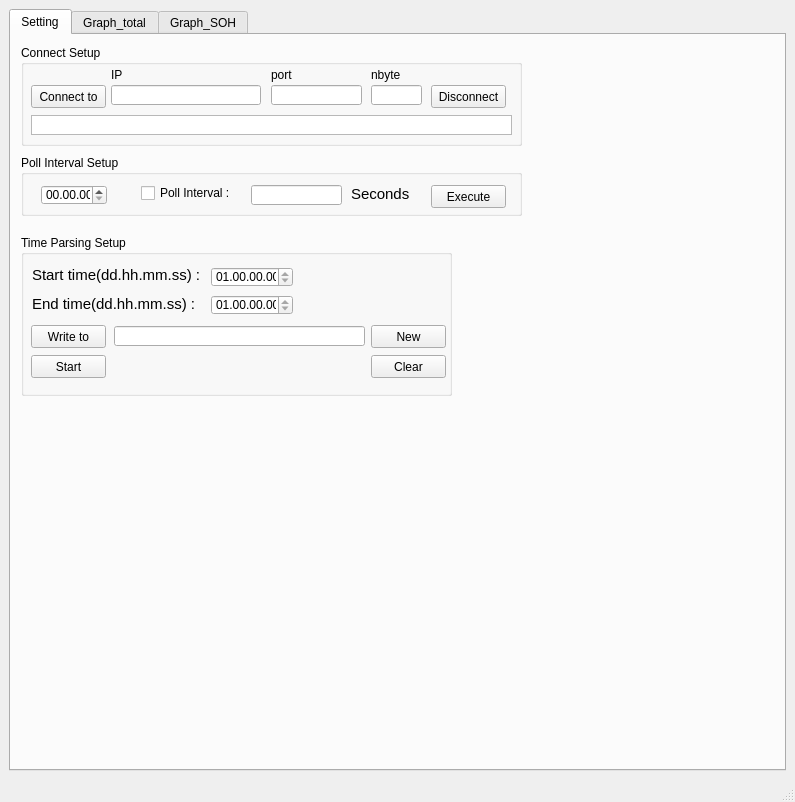
<?xml version="1.0" encoding="UTF-8"?>
<ui version="4.0">
 <class>MainWindow</class>
 <widget class="QMainWindow" name="MainWindow">
  <property name="geometry">
   <rect>
    <x>0</x>
    <y>0</y>
    <width>795</width>
    <height>802</height>
   </rect>
  </property>
  <property name="sizePolicy">
   <sizepolicy hsizetype="Expanding" vsizetype="Expanding">
    <horstretch>0</horstretch>
    <verstretch>0</verstretch>
   </sizepolicy>
  </property>
  <property name="maximumSize">
   <size>
    <width>1480</width>
    <height>919</height>
   </size>
  </property>
  <property name="windowTitle">
   <string>MainWindow</string>
  </property>
  <widget class="QWidget" name="centralwidget">
   <layout class="QGridLayout" name="gridLayout">
    <item row="0" column="0">
     <widget class="QTabWidget" name="tabWidget">
      <property name="currentIndex">
       <number>0</number>
      </property>
      <widget class="QWidget" name="tab">
       <attribute name="title">
        <string>Setting</string>
       </attribute>
       <widget class="QGroupBox" name="groupBox">
        <property name="geometry">
         <rect>
          <x>10</x>
          <y>10</y>
          <width>501</width>
          <height>101</height>
         </rect>
        </property>
        <property name="sizePolicy">
         <sizepolicy hsizetype="Fixed" vsizetype="Fixed">
          <horstretch>0</horstretch>
          <verstretch>0</verstretch>
         </sizepolicy>
        </property>
        <property name="title">
         <string>Connect Setup</string>
        </property>
        <widget class="QPushButton" name="pushButton">
         <property name="geometry">
          <rect>
           <x>10</x>
           <y>40</y>
           <width>75</width>
           <height>23</height>
          </rect>
         </property>
         <property name="sizePolicy">
          <sizepolicy hsizetype="Fixed" vsizetype="Fixed">
           <horstretch>0</horstretch>
           <verstretch>0</verstretch>
          </sizepolicy>
         </property>
         <property name="text">
          <string>Connect to</string>
         </property>
        </widget>
        <widget class="QLineEdit" name="lineEdit">
         <property name="geometry">
          <rect>
           <x>90</x>
           <y>40</y>
           <width>150</width>
           <height>20</height>
          </rect>
         </property>
         <property name="sizePolicy">
          <sizepolicy hsizetype="Fixed" vsizetype="Fixed">
           <horstretch>0</horstretch>
           <verstretch>0</verstretch>
          </sizepolicy>
         </property>
        </widget>
        <widget class="QLabel" name="label">
         <property name="geometry">
          <rect>
           <x>90</x>
           <y>20</y>
           <width>21</width>
           <height>20</height>
          </rect>
         </property>
         <property name="text">
          <string>&lt;html&gt;&lt;head/&gt;&lt;body&gt;&lt;p&gt;IP&lt;/p&gt;&lt;/body&gt;&lt;/html&gt;</string>
         </property>
        </widget>
        <widget class="QLineEdit" name="lineEdit_2">
         <property name="geometry">
          <rect>
           <x>250</x>
           <y>40</y>
           <width>91</width>
           <height>20</height>
          </rect>
         </property>
         <property name="sizePolicy">
          <sizepolicy hsizetype="Fixed" vsizetype="Fixed">
           <horstretch>0</horstretch>
           <verstretch>0</verstretch>
          </sizepolicy>
         </property>
        </widget>
        <widget class="QLabel" name="label_3">
         <property name="geometry">
          <rect>
           <x>250</x>
           <y>20</y>
           <width>31</width>
           <height>20</height>
          </rect>
         </property>
         <property name="text">
          <string>&lt;html&gt;&lt;head/&gt;&lt;body&gt;&lt;p&gt;port&lt;/p&gt;&lt;/body&gt;&lt;/html&gt;</string>
         </property>
        </widget>
        <widget class="QLineEdit" name="lineEdit_3">
         <property name="geometry">
          <rect>
           <x>350</x>
           <y>40</y>
           <width>51</width>
           <height>20</height>
          </rect>
         </property>
         <property name="sizePolicy">
          <sizepolicy hsizetype="Fixed" vsizetype="Fixed">
           <horstretch>0</horstretch>
           <verstretch>0</verstretch>
          </sizepolicy>
         </property>
        </widget>
        <widget class="QPushButton" name="pushButton_2">
         <property name="geometry">
          <rect>
           <x>410</x>
           <y>40</y>
           <width>75</width>
           <height>23</height>
          </rect>
         </property>
         <property name="sizePolicy">
          <sizepolicy hsizetype="Fixed" vsizetype="Fixed">
           <horstretch>0</horstretch>
           <verstretch>0</verstretch>
          </sizepolicy>
         </property>
         <property name="text">
          <string>Disconnect</string>
         </property>
        </widget>
        <widget class="QListView" name="listView">
         <property name="geometry">
          <rect>
           <x>10</x>
           <y>70</y>
           <width>481</width>
           <height>20</height>
          </rect>
         </property>
         <property name="sizePolicy">
          <sizepolicy hsizetype="Fixed" vsizetype="Fixed">
           <horstretch>0</horstretch>
           <verstretch>0</verstretch>
          </sizepolicy>
         </property>
        </widget>
        <widget class="QLabel" name="label_8">
         <property name="geometry">
          <rect>
           <x>350</x>
           <y>20</y>
           <width>31</width>
           <height>20</height>
          </rect>
         </property>
         <property name="text">
          <string>&lt;html&gt;&lt;head/&gt;&lt;body&gt;&lt;p&gt;nbyte&lt;/p&gt;&lt;/body&gt;&lt;/html&gt;</string>
         </property>
        </widget>
       </widget>
       <widget class="QGroupBox" name="groupBox_3">
        <property name="geometry">
         <rect>
          <x>10</x>
          <y>200</y>
          <width>431</width>
          <height>161</height>
         </rect>
        </property>
        <property name="sizePolicy">
         <sizepolicy hsizetype="Fixed" vsizetype="Fixed">
          <horstretch>0</horstretch>
          <verstretch>0</verstretch>
         </sizepolicy>
        </property>
        <property name="title">
         <string>Time Parsing Setup</string>
        </property>
        <widget class="QTimeEdit" name="timeEdit_2">
         <property name="geometry">
          <rect>
           <x>190</x>
           <y>60</y>
           <width>82</width>
           <height>20</height>
          </rect>
         </property>
         <property name="sizePolicy">
          <sizepolicy hsizetype="Fixed" vsizetype="Fixed">
           <horstretch>0</horstretch>
           <verstretch>0</verstretch>
          </sizepolicy>
         </property>
         <property name="displayFormat">
          <string>dd.hh.mm.ss</string>
         </property>
        </widget>
        <widget class="QLabel" name="label_4">
         <property name="geometry">
          <rect>
           <x>11</x>
           <y>31</y>
           <width>173</width>
           <height>17</height>
          </rect>
         </property>
         <property name="sizePolicy">
          <sizepolicy hsizetype="Fixed" vsizetype="Fixed">
           <horstretch>0</horstretch>
           <verstretch>0</verstretch>
          </sizepolicy>
         </property>
         <property name="text">
          <string>&lt;html&gt;&lt;head/&gt;&lt;body&gt;&lt;p&gt;&lt;span style=&quot; font-size:11pt;&quot;&gt;Start time(dd.hh.mm.ss) : &lt;/span&gt;&lt;/p&gt;&lt;/body&gt;&lt;/html&gt;</string>
         </property>
         <property name="textFormat">
          <enum>Qt::RichText</enum>
         </property>
         <property name="scaledContents">
          <bool>true</bool>
         </property>
        </widget>
        <widget class="QTimeEdit" name="timeEdit">
         <property name="geometry">
          <rect>
           <x>190</x>
           <y>32</y>
           <width>82</width>
           <height>20</height>
          </rect>
         </property>
         <property name="sizePolicy">
          <sizepolicy hsizetype="Fixed" vsizetype="Fixed">
           <horstretch>0</horstretch>
           <verstretch>0</verstretch>
          </sizepolicy>
         </property>
         <property name="displayFormat">
          <string>dd.hh.mm.ss</string>
         </property>
        </widget>
        <widget class="QLabel" name="label_5">
         <property name="geometry">
          <rect>
           <x>11</x>
           <y>60</y>
           <width>163</width>
           <height>17</height>
          </rect>
         </property>
         <property name="sizePolicy">
          <sizepolicy hsizetype="Fixed" vsizetype="Fixed">
           <horstretch>0</horstretch>
           <verstretch>0</verstretch>
          </sizepolicy>
         </property>
         <property name="text">
          <string>&lt;html&gt;&lt;head/&gt;&lt;body&gt;&lt;p&gt;&lt;span style=&quot; font-size:11pt;&quot;&gt;End time(dd.hh.mm.ss) :&lt;/span&gt;&lt;/p&gt;&lt;/body&gt;&lt;/html&gt;</string>
         </property>
         <property name="textFormat">
          <enum>Qt::RichText</enum>
         </property>
         <property name="scaledContents">
          <bool>true</bool>
         </property>
        </widget>
        <widget class="QPushButton" name="pushButton_4">
         <property name="geometry">
          <rect>
           <x>350</x>
           <y>90</y>
           <width>75</width>
           <height>23</height>
          </rect>
         </property>
         <property name="sizePolicy">
          <sizepolicy hsizetype="Fixed" vsizetype="Fixed">
           <horstretch>0</horstretch>
           <verstretch>0</verstretch>
          </sizepolicy>
         </property>
         <property name="text">
          <string>New</string>
         </property>
        </widget>
        <widget class="QPushButton" name="pushButton_3">
         <property name="geometry">
          <rect>
           <x>10</x>
           <y>90</y>
           <width>75</width>
           <height>23</height>
          </rect>
         </property>
         <property name="sizePolicy">
          <sizepolicy hsizetype="Fixed" vsizetype="Fixed">
           <horstretch>0</horstretch>
           <verstretch>0</verstretch>
          </sizepolicy>
         </property>
         <property name="text">
          <string>Write to</string>
         </property>
        </widget>
        <widget class="QLineEdit" name="lineEdit_4">
         <property name="geometry">
          <rect>
           <x>93</x>
           <y>91</y>
           <width>251</width>
           <height>20</height>
          </rect>
         </property>
         <property name="sizePolicy">
          <sizepolicy hsizetype="Fixed" vsizetype="Fixed">
           <horstretch>0</horstretch>
           <verstretch>0</verstretch>
          </sizepolicy>
         </property>
        </widget>
        <widget class="QPushButton" name="pushButton_8">
         <property name="geometry">
          <rect>
           <x>350</x>
           <y>120</y>
           <width>75</width>
           <height>23</height>
          </rect>
         </property>
         <property name="sizePolicy">
          <sizepolicy hsizetype="Fixed" vsizetype="Fixed">
           <horstretch>0</horstretch>
           <verstretch>0</verstretch>
          </sizepolicy>
         </property>
         <property name="text">
          <string>Clear</string>
         </property>
        </widget>
        <widget class="QPushButton" name="pushButton_6">
         <property name="geometry">
          <rect>
           <x>10</x>
           <y>120</y>
           <width>75</width>
           <height>23</height>
          </rect>
         </property>
         <property name="sizePolicy">
          <sizepolicy hsizetype="Fixed" vsizetype="Fixed">
           <horstretch>0</horstretch>
           <verstretch>0</verstretch>
          </sizepolicy>
         </property>
         <property name="text">
          <string>Start</string>
         </property>
        </widget>
       </widget>
       <widget class="QGroupBox" name="groupBox_2">
        <property name="geometry">
         <rect>
          <x>10</x>
          <y>120</y>
          <width>501</width>
          <height>61</height>
         </rect>
        </property>
        <property name="sizePolicy">
         <sizepolicy hsizetype="Fixed" vsizetype="Fixed">
          <horstretch>0</horstretch>
          <verstretch>0</verstretch>
         </sizepolicy>
        </property>
        <property name="title">
         <string>Poll Interval Setup</string>
        </property>
        <widget class="QTimeEdit" name="timeEdit_3">
         <property name="geometry">
          <rect>
           <x>20</x>
           <y>30</y>
           <width>66</width>
           <height>20</height>
          </rect>
         </property>
         <property name="sizePolicy">
          <sizepolicy hsizetype="Fixed" vsizetype="Fixed">
           <horstretch>0</horstretch>
           <verstretch>0</verstretch>
          </sizepolicy>
         </property>
         <property name="displayFormat">
          <string>hh.mm.ss</string>
         </property>
        </widget>
        <widget class="QCheckBox" name="checkBox">
         <property name="geometry">
          <rect>
           <x>120</x>
           <y>30</y>
           <width>96</width>
           <height>16</height>
          </rect>
         </property>
         <property name="sizePolicy">
          <sizepolicy hsizetype="Fixed" vsizetype="Fixed">
           <horstretch>0</horstretch>
           <verstretch>0</verstretch>
          </sizepolicy>
         </property>
         <property name="text">
          <string>Poll Interval :</string>
         </property>
        </widget>
        <widget class="QLineEdit" name="lineEdit_13">
         <property name="geometry">
          <rect>
           <x>230</x>
           <y>30</y>
           <width>91</width>
           <height>20</height>
          </rect>
         </property>
         <property name="sizePolicy">
          <sizepolicy hsizetype="Fixed" vsizetype="Fixed">
           <horstretch>0</horstretch>
           <verstretch>0</verstretch>
          </sizepolicy>
         </property>
        </widget>
        <widget class="QLabel" name="label_2">
         <property name="geometry">
          <rect>
           <x>330</x>
           <y>30</y>
           <width>59</width>
           <height>17</height>
          </rect>
         </property>
         <property name="sizePolicy">
          <sizepolicy hsizetype="Fixed" vsizetype="Fixed">
           <horstretch>0</horstretch>
           <verstretch>0</verstretch>
          </sizepolicy>
         </property>
         <property name="text">
          <string>&lt;html&gt;&lt;head/&gt;&lt;body&gt;&lt;p&gt;&lt;span style=&quot; font-size:11pt;&quot;&gt;Seconds&lt;/span&gt;&lt;/p&gt;&lt;/body&gt;&lt;/html&gt;</string>
         </property>
         <property name="textFormat">
          <enum>Qt::RichText</enum>
         </property>
         <property name="scaledContents">
          <bool>true</bool>
         </property>
        </widget>
        <widget class="QPushButton" name="pushButton_5">
         <property name="geometry">
          <rect>
           <x>410</x>
           <y>30</y>
           <width>75</width>
           <height>23</height>
          </rect>
         </property>
         <property name="sizePolicy">
          <sizepolicy hsizetype="Fixed" vsizetype="Fixed">
           <horstretch>0</horstretch>
           <verstretch>0</verstretch>
          </sizepolicy>
         </property>
         <property name="text">
          <string>Execute</string>
         </property>
        </widget>
       </widget>
      </widget>
      <widget class="QWidget" name="tab_2">
       <attribute name="title">
        <string>Graph_total</string>
       </attribute>
       <layout class="QGridLayout" name="gridLayout_2">
        <item row="6" column="0">
         <widget class="QGraphicsView" name="graphicsView_5"/>
        </item>
        <item row="2" column="0">
         <widget class="QGraphicsView" name="graphicsView"/>
        </item>
        <item row="4" column="0">
         <widget class="QGraphicsView" name="graphicsView_3"/>
        </item>
        <item row="7" column="0">
         <widget class="QGraphicsView" name="graphicsView_6"/>
        </item>
        <item row="8" column="0">
         <widget class="QGraphicsView" name="graphicsView_7"/>
        </item>
        <item row="5" column="0">
         <widget class="QGraphicsView" name="graphicsView_4"/>
        </item>
        <item row="3" column="0">
         <widget class="QGraphicsView" name="graphicsView_2"/>
        </item>
        <item row="9" column="0">
         <widget class="QGraphicsView" name="graphicsView_8"/>
        </item>
        <item row="1" column="0">
         <widget class="QPushButton" name="pushButton_7">
          <property name="sizePolicy">
           <sizepolicy hsizetype="Fixed" vsizetype="Fixed">
            <horstretch>0</horstretch>
            <verstretch>0</verstretch>
           </sizepolicy>
          </property>
          <property name="text">
           <string>Save</string>
          </property>
         </widget>
        </item>
       </layout>
      </widget>
      <widget class="QWidget" name="tab_3">
       <attribute name="title">
        <string>Graph_SOH</string>
       </attribute>
       <layout class="QGridLayout" name="gridLayout_3">
        <item row="5" column="0">
         <widget class="QGraphicsView" name="graphicsView_12"/>
        </item>
        <item row="6" column="0">
         <widget class="QGraphicsView" name="graphicsView_13"/>
        </item>
        <item row="7" column="0">
         <widget class="QGraphicsView" name="graphicsView_14"/>
        </item>
        <item row="3" column="0">
         <widget class="QGraphicsView" name="graphicsView_10"/>
        </item>
        <item row="8" column="0">
         <widget class="QGraphicsView" name="graphicsView_15"/>
        </item>
        <item row="4" column="0">
         <widget class="QGraphicsView" name="graphicsView_11"/>
        </item>
        <item row="2" column="0">
         <widget class="QGraphicsView" name="graphicsView_9"/>
        </item>
        <item row="1" column="0">
         <widget class="QPushButton" name="pushButton_9">
          <property name="sizePolicy">
           <sizepolicy hsizetype="Fixed" vsizetype="Fixed">
            <horstretch>0</horstretch>
            <verstretch>0</verstretch>
           </sizepolicy>
          </property>
          <property name="text">
           <string>Save</string>
          </property>
         </widget>
        </item>
       </layout>
      </widget>
     </widget>
    </item>
   </layout>
  </widget>
  <widget class="QMenuBar" name="menubar">
   <property name="geometry">
    <rect>
     <x>0</x>
     <y>0</y>
     <width>795</width>
     <height>21</height>
    </rect>
   </property>
  </widget>
  <widget class="QStatusBar" name="statusbar"/>
 </widget>
 <tabstops>
  <tabstop>pushButton</tabstop>
  <tabstop>lineEdit</tabstop>
  <tabstop>lineEdit_2</tabstop>
  <tabstop>lineEdit_3</tabstop>
  <tabstop>pushButton_2</tabstop>
  <tabstop>listView</tabstop>
  <tabstop>timeEdit_3</tabstop>
  <tabstop>checkBox</tabstop>
  <tabstop>lineEdit_13</tabstop>
  <tabstop>pushButton_5</tabstop>
  <tabstop>timeEdit</tabstop>
  <tabstop>timeEdit_2</tabstop>
  <tabstop>pushButton_3</tabstop>
  <tabstop>lineEdit_4</tabstop>
  <tabstop>pushButton_4</tabstop>
  <tabstop>pushButton_6</tabstop>
  <tabstop>pushButton_8</tabstop>
  <tabstop>tabWidget</tabstop>
  <tabstop>pushButton_7</tabstop>
  <tabstop>graphicsView</tabstop>
  <tabstop>graphicsView_2</tabstop>
  <tabstop>graphicsView_3</tabstop>
  <tabstop>graphicsView_4</tabstop>
  <tabstop>graphicsView_5</tabstop>
  <tabstop>graphicsView_6</tabstop>
  <tabstop>graphicsView_7</tabstop>
  <tabstop>graphicsView_8</tabstop>
  <tabstop>pushButton_9</tabstop>
  <tabstop>graphicsView_9</tabstop>
  <tabstop>graphicsView_10</tabstop>
  <tabstop>graphicsView_11</tabstop>
  <tabstop>graphicsView_12</tabstop>
  <tabstop>graphicsView_13</tabstop>
  <tabstop>graphicsView_14</tabstop>
  <tabstop>graphicsView_15</tabstop>
 </tabstops>
 <resources/>
 <connections/>
</ui>
